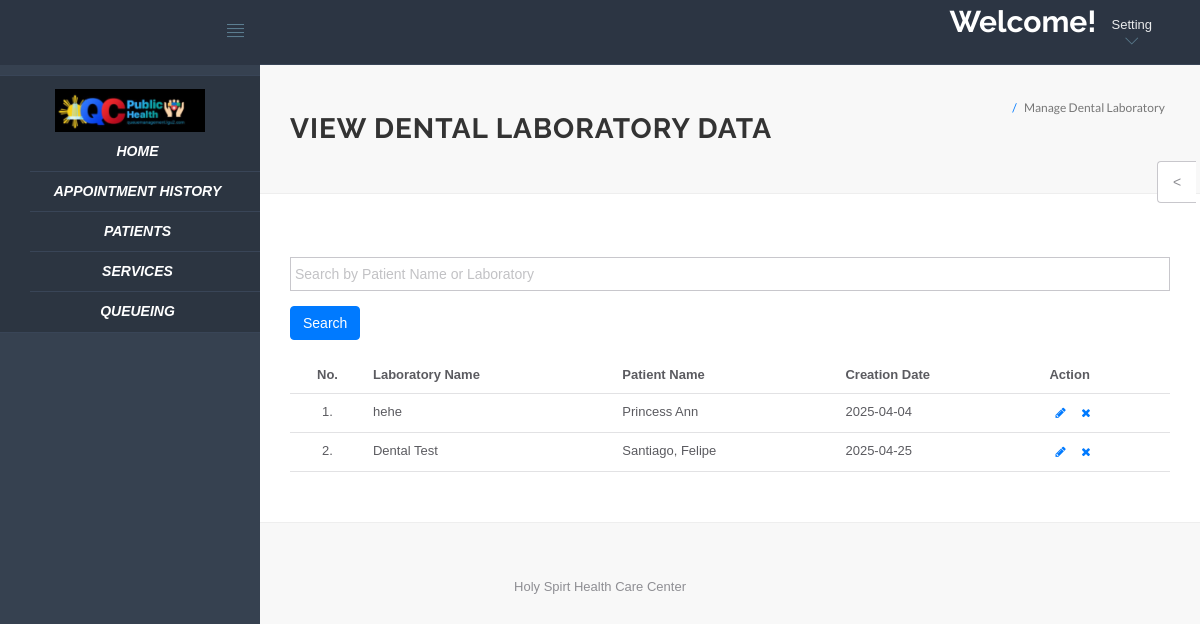
Screenshot of /hms/doctor/manage-dental.php (signed in) with the database file from the repository.
### tables this page shows
CREATE TABLE `dental_lab_form` (
  `id` int(11) NOT NULL,
  `service` varchar(255) NOT NULL DEFAULT 'Dental',
  `labName` varchar(255) NOT NULL,
  `address` varchar(255) NOT NULL,
  `phone` varchar(15) NOT NULL,
  `date` date NOT NULL,
  `patientId` varchar(50) NOT NULL,
  `fullName` varchar(255) NOT NULL,
  `dob` date NOT NULL,
  `age` int(11) NOT NULL,
  `gender` enum('Female','Male','Other') NOT NULL,
  `contactNumber` varchar(15) NOT NULL,
  `email` varchar(100) NOT NULL,
  `patientAddress` varchar(255) NOT NULL,
  `dentistName` varchar(255) NOT NULL,
  `dentistContact` varchar(50) NOT NULL,
  `previousProcedures` text DEFAULT NULL,
  `existingProsthetics` varchar(255) DEFAULT NULL,
  `knownAllergies` varchar(255) DEFAULT NULL,
  `medicalConditions` text DEFAULT NULL,
  `prostheticWork` varchar(255) DEFAULT NULL,
  `materials` varchar(255) DEFAULT NULL,
  `teethImpression` varchar(255) DEFAULT NULL,
  `shadeGuide` varchar(255) DEFAULT NULL,
  `customShade` enum('Yes','No') DEFAULT NULL,
  `shadeInstructions` text DEFAULT NULL,
  `otherServices` varchar(255) DEFAULT NULL,
  `urgency` enum('Standard','Rush') NOT NULL,
  `dentistNotes` text DEFAULT NULL,
  `created_at` timestamp NOT NULL DEFAULT current_timestamp()
);

### hms/doctor/manage-dental.php (the view, shortened to what this page needs)
<?php
include('include/config.php');
if(strlen($_SESSION['id'])==0) {
    header('location:logout.php');
} else {
    $search = '';
?>
<!DOCTYPE html>
<html lang="en">
<head>
    <link rel="stylesheet" href="vendor/bootstrap/css/bootstrap.min.css">
    <link rel="stylesheet" href="vendor/fontawesome/css/font-awesome.min.css">
    <link rel="stylesheet" href="vendor/themify-icons/themify-icons.min.css">
    <link href="vendor/animate.css/animate.min.css" rel="stylesheet" media="screen">
    <link href="vendor/perfect-scrollbar/perfect-scrollbar.min.css" rel="stylesheet" media="screen">
    <link href="vendor/switchery/switchery.min.css" rel="stylesheet" media="screen">
    <link href="vendor/bootstrap-touchspin/jquery.bootstrap-touchspin.min.css" rel="stylesheet" media="screen">
    <link href="vendor/select2/select2.min.css" rel="stylesheet" media="screen">
    <link href="vendor/bootstrap-datepicker/bootstrap-datepicker3.standalone.min.css" rel="stylesheet" media="screen">
    <link href="vendor/bootstrap-timepicker/bootstrap-timepicker.min.css" rel="stylesheet" media="screen">
    <link rel="stylesheet" href="assets/css/styles.css">
    <link rel="stylesheet" href="assets/css/plugins.css">
    <link rel="stylesheet" href="assets/css/themes/theme-1.css" id="skin_color" />
</head>
<body>
    <div id="app">
        <?php include('include/sidebar.php');?>
        <div class="app-content">
            <?php include('include/header.php');?>
            <div class="main-content">
                <div class="wrap-content container" id="container">
                    <section id="page-title">
                        <div class="row">
                            <div class="col-sm-8">
                                <h1 class="mainTitle"><strong>View Dental Laboratory Data</strong></h1>
                            </div>
                            <ol class="breadcrumb">
                                <li class="active">
                                    <span>Manage Dental Laboratory</span>
                                </li>
                            </ol>
                        </div>
                    </section>
                    <div class="container-fluid container-fullw bg-white">
                        <div class="row">
                            <div class="col-md-12">
                                <h5 class="over-title margin-bottom-15">&nbsp;</h5>
                                <form method="GET" action="">
                                    <div class="form-group">
                                        <input type="text" id="searchInput" name="search" class="form-control" placeholder="Search by Patient Name or Laboratory" value="<?php echo htmlentities($search); ?>" oninput="resetSearch()" />
                                    </div>
                                    <button type="submit" class="btn btn-primary">Search</button>
                                </form>
                                <br>
                                <table class="table table-hover" id="sample-table-1">
                                    <thead>
                                        <tr>
                                            <th class="center">No.</th>
                                            <th>Laboratory Name</th>
                                            <th>Patient Name</th>
                                            <th>Creation Date</th>
                                            <th>Action</th>
                                        </tr>
                                    </thead>
                                    <tbody>
<?php
$sql = "SELECT * FROM dental_lab_form";
$result = mysqli_query($con, $sql);
$cnt = 1;
while($row = mysqli_fetch_array($result)) {
?>
                                        <tr class="clickable-row" data-href="edit-dental.php?id=<?php echo $row['id'];?>">
                                            <td class="center"><?php echo $cnt;?>.</td>
                                            <td><?php echo $row['labName'];?></td>
                                            <td><?php echo $row['fullName'];?></td>
                                            <td><?php echo $row['date'];?></td>
                                            <td>
                                                <div class="visible-md visible-lg hidden-sm hidden-xs">
                                                    <a href="edit-dental.php?id=<?php echo $row['id'];?>" class="btn btn-transparent btn-xs" tooltip-placement="top" tooltip="Edit"><i class="fa fa-pencil"></i></a>
                                                    <a href="manage-dental.php?id=<?php echo $row['id']?>&del=delete"
                                                    class="btn btn-transparent btn-xs tooltips delete-btn"
                                                    tooltip-placement="top"
                                                    tooltip="Remove">
                                                    <i class="fa fa-times fa fa-white"></i>
                                                    </a>
                                                </div>
                                            </td>
                                        </tr>
<?php
    $cnt++;
}
?>
                                    </tbody>
                                </table>
                            </div>
                        </div>
                    </div>
                </div>
            </div>
            <?php include('include/footer.php');?>
            <?php include('include/setting.php');?>
    </body>
</html>
<?php } ?>

### hms/doctor/assets/css/themes/theme-1.css (style rules this page uses)
body { background: #FAFAFA; }

### hms/doctor/assets/css/themes/theme-5.css (style rules this page uses)
body { background: #F8F8F8; }

### rows the page displays
dental_lab_form: labName "hehe", fullName "Princess Ann", date "2025-04-04"
dental_lab_form: labName "Dental Test", fullName "Santiago, Felipe", date "2025-04-25"
